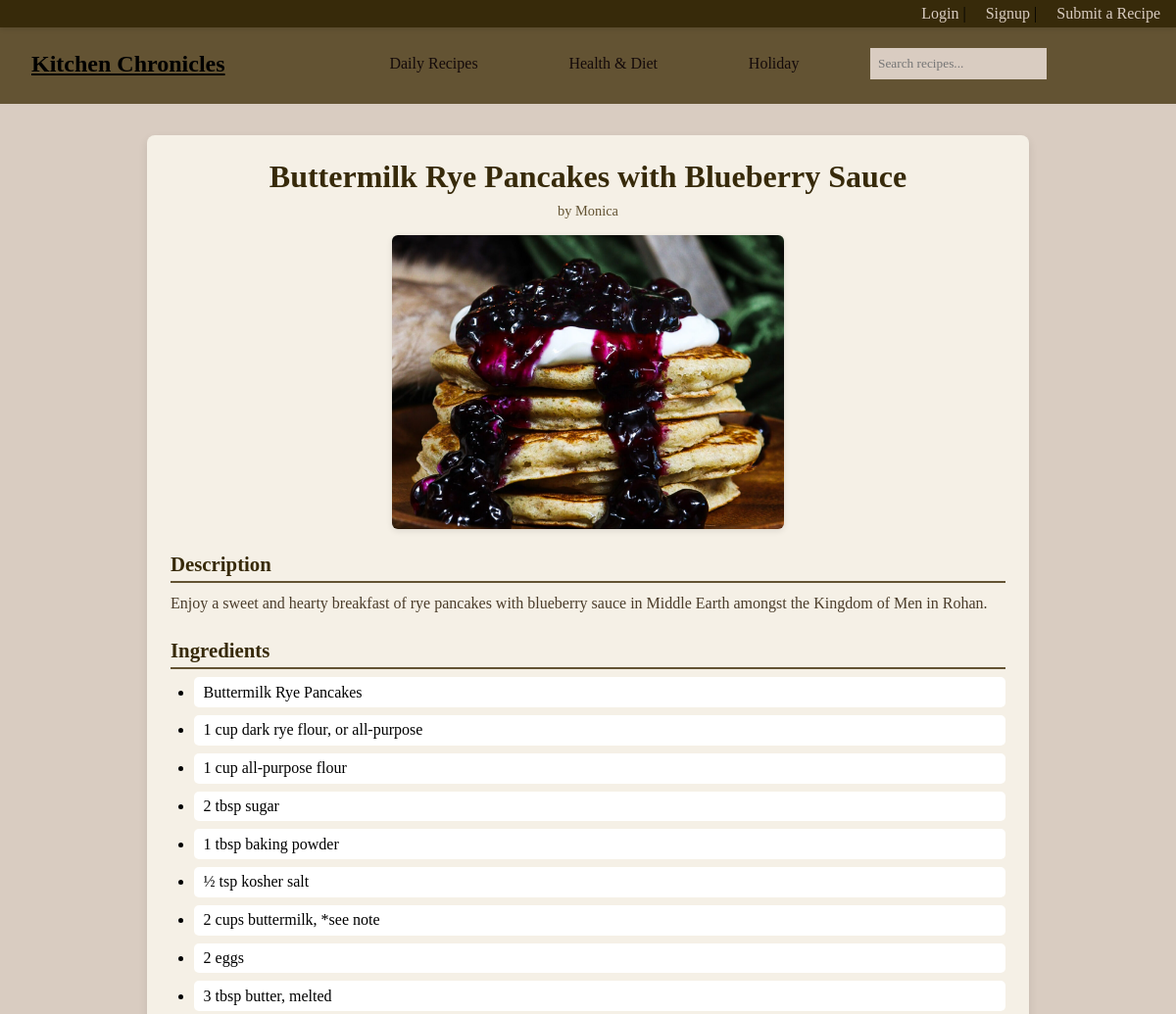
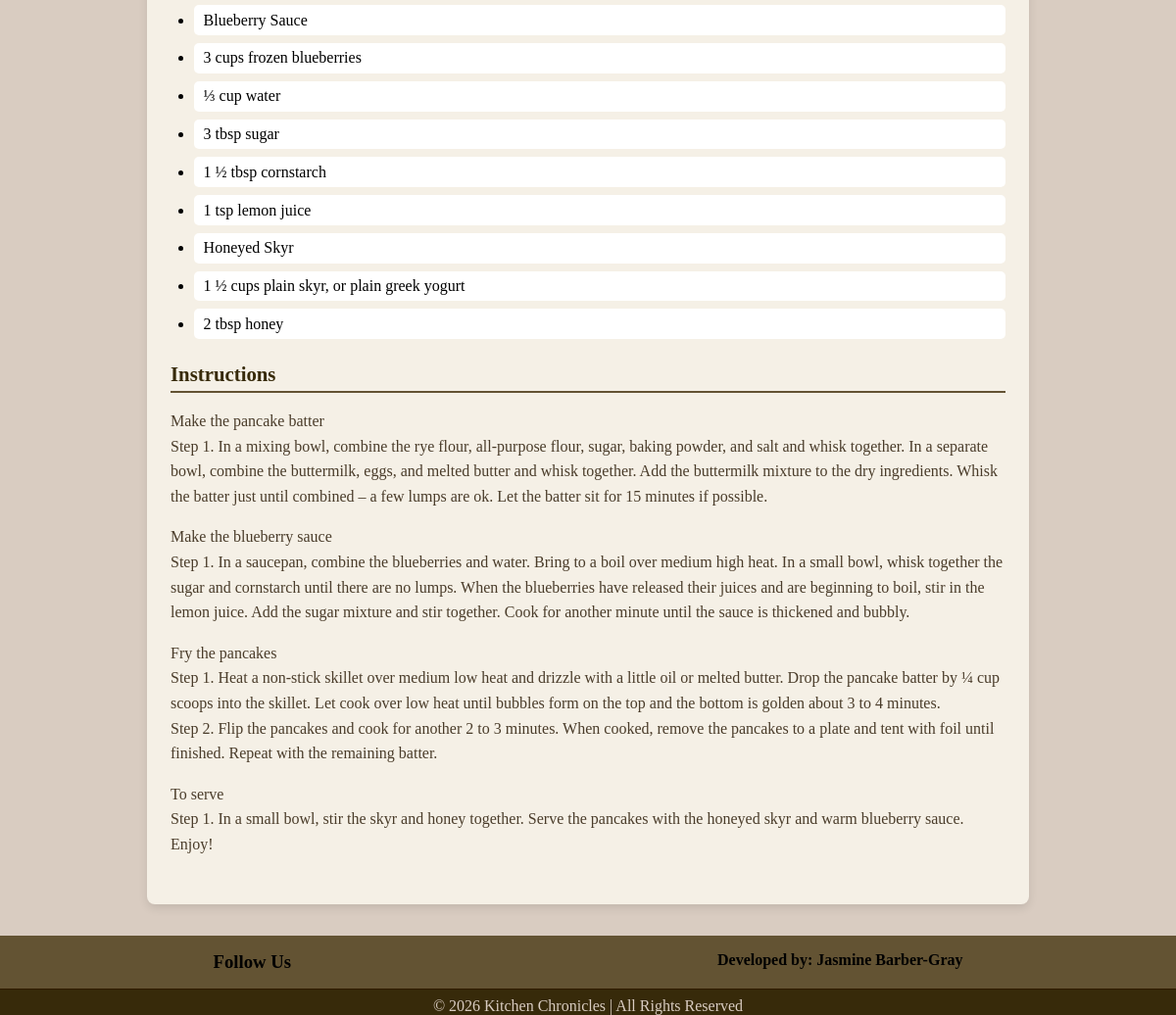
Screenshot of /recipe/11/ with the database file from the repository (2 pictures, top to bottom).
### recipes/models.py (models this page shows, shortened)
class Recipe(models.Model):
    CATEGORY_CHOICES = [
        ('Breakfast', 'breakfast'),
        ('Lunch', 'lunch'),
        ('Dinner', 'dinner'),
        ('Dessert', 'dessert'),
    ]
    SUB_CATEGORY_CHOICES = [
        ('Keto', 'keto'),
        ('Vegan', 'vegan'),
        ('Vegetarian', 'vegetarian'),
        ('Protein', 'protein'),
        ('Calorie Deficit', 'calorie deficit'),
        ('Gluten-Free', 'gluten-free'),
        ('Valentine\'s Day', 'valentine\'s Day'),
        ('Easter', 'easter'),
        ('Halloween', 'halloween'),
        ('Thanksgiving', 'thanksgiving'),
        ('Christmas', 'christmas'),
        ('New Years', 'new years'),
    ]
    title = models.CharField(max_length=200)
    author = models.ForeignKey(User, on_delete=models.CASCADE)
    category = models.CharField(max_length=20, choices=CATEGORY_CHOICES)
    sub_category = models.CharField(max_length=20, choices=SUB_CATEGORY_CHOICES, blank=True, null=True)
    image = models.ImageField(upload_to='recipes/images', blank=True, null=True)
    description = models.TextField()
    ingredients = models.TextField()
    instructions = models.TextField()

### recipes/views.py (the view)
# urls.py: path('recipe/<int:id>/', views.recipe_detail, name='recipe_detail'),
def recipe_detail(request, id):
    recipe = get_object_or_404(Recipe, id=id)
    return render(request, "recipes/recipe_detail.html", {
        "recipe": recipe
    })

### recipes/templates/recipes/recipe_detail.html (shortened to what this page needs)
{% extends 'base.html' %}
{% block content %}
<div class="recipe-detail-container">
    <h1>{{ recipe.title }}</h1>
    <p class="recipe-author">by {{ recipe.author.username }}</p>
    {% if recipe.image %}
        <img src="{{ recipe.image.url }}" alt="{{ recipe.title }}">
    {% endif %}
    <div class="recipe-section">
        <h2>Description</h2>
        <p>{{ recipe.description }}</p>
    </div>
    <div class="recipe-section">
        <h2>Ingredients</h2>
        <ul class="ingredients-list">
        {% for item in recipe.ingredients.splitlines %}
            {% if item %}
                <li>{{ item }}</li>
            {% endif %}
        {% endfor %}
        </ul>
    </div>
    <div class="recipe-section">
        <h2>Instructions</h2>
        <p>{{ recipe.instructions | linebreaks }}</p>
    </div>
</div>
{% endblock %}

### recipes/static/recipes/style.css (style rules this page uses)
* { margin: 0; padding: 0; box-sizing: border-box; font-family: Georgia, 'Times New Roman', Times, serif; }
body { background: #d9ccc1; color: #000000; margin: 0; padding: 0; overflow: auto; max-width: 100% }
.recipe-detail-container { max-width: 900px; margin: 2rem auto; padding: 1.5rem; background-color: #f5f0e6; border-radius: 8px; box-shadow: 0 4px 10px rgba(0,0,0,0.1); }
.recipe-detail-container h1 { font-size: 2rem; color: #372a0a; text-align: center; margin-bottom: 0.5rem; }
.recipe-author { text-align: center; font-size: 0.9rem; color: #635333; margin-bottom: 1rem; }
.recipe-detail-container img { display: block; max-width: 100%; margin: 0 auto 1.5rem auto; border-radius: 6px; box-shadow: 0 2px 6px rgba(0,0,0,0.1); }
.recipe-section { margin-bottom: 1.5rem; }
.recipe-section h2 { font-size: 1.3rem; color: #372a0a; border-bottom: 2px solid #635333; padding-bottom: 0.3rem; margin-bottom: 0.5rem; }
.recipe-section p { font-size: 1rem; line-height: 1.6; color: #4a3c2a; margin-bottom: 1rem; }
.ingredients-list { list-style-type: disc; padding-left: 1.5rem; margin-top: 0.5rem; }
.ingredients-list li { margin-bottom: 0.5rem; background-color: #fff; padding: 0.4rem 0.6rem; border-radius: 5px; }
.recipe-detail-container img { display: block; margin: 0 auto 1.5rem auto; width: 400px; height: 300px; object-fit: cover; border-radius: 6px; box-shadow: 0 2px 6px rgba(0,0,0,0.1); }

### rows the page displays
Recipe: title "Buttermilk Rye Pancakes with Blueberry Sauce", author.username "Monica", image (picture), description "Enjoy a sweet and hearty breakfast of rye pancakes with blueberry sauce in Middle Earth amongst the Kingdom of Men in Rohan.", instructions "Make the pancake batter Step 1. In a mixing bowl, combine the rye flour, all-purpose flour, sugar, baking powder, and salt and whisk together. In a separate bowl, combine the buttermilk, eggs, and melted butter and whisk together. Add the buttermilk mixture to the dry ingredients. Whisk the batter just until combined – a few lumps are ok. Let the batter sit for 15 minutes if possible. Make the blueberry sauce Step 1. In a saucepan, combine the blueberries and water. Bring to a boil over medium high heat. In a small bowl, whisk together the sugar and cornstarch until there are no lumps. When the blueberries have released their juices and are beginning to boil, stir in the lemon juice. Add…"

### other values shown
{{ item }} "Buttermilk Rye Pancakes" "1 cup dark rye flour, or all-purpose" "1 cup all-purpose flour" "2 tbsp sugar" "1 tbsp baking powder" "½ tsp kosher salt" "2 cups buttermilk, *see note" "2 eggs" "3 tbsp butter, melted" "Blueberry Sauce" "3 cups frozen blueberries" "⅓ cup water" "3 tbsp sugar" "1 ½ tbsp cornstarch" "1 tsp lemon juice" "Honeyed Skyr" "1 ½ cups plain skyr, or plain greek yogurt" "2 tbsp honey"
